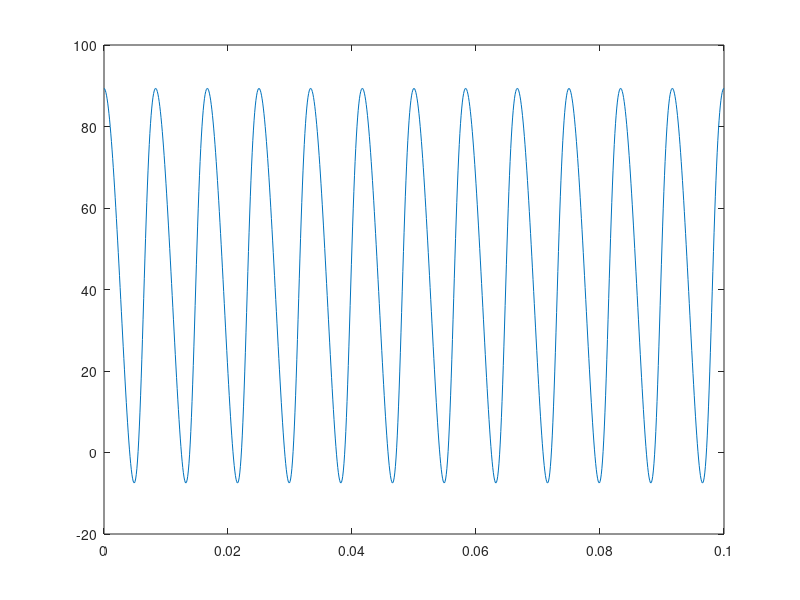

Here is the MATLAB script that generated this plot:
% Show how RF is modulated to generate sinusoidal Lorentz force
fm=120; % Hz modulation
dt=1e-4; % simulation time step
t=[0:1000]'*dt;
wm=2*pi*fm;
depth=0.7;  % unitless modulation depth of V^2
a=1-depth/2;
b=depth/2;
Vp = 16e6; % V cavity field at peak of modulation
V = Vp*sqrt(a + b*sin(wm*t));
% differentiate analytically
dVdt = Vp^2*b*wm*cos(wm*t)./(2*V);

% assume no detuning (or equivalently, an SEL that follows detuning
% without adding power) and no beam loading
wf = 2*pi*32;  % radians/sec cavity bandwidth
w0 = 2*pi*1300e6;  % radians/sec cavity center
RoverQ = 1036;  % Ohms
%R1 = (w0/wf/2)*RoverQ;  % Ohm coupling impedance
%K = (V+dVdt/wf)/(2*sqrt(R1));
k0 = 1/(2*sqrt(w0*RoverQ/2));
K = k0 * (V*sqrt(wf)+dVdt/sqrt(wf));
plot(t,K)
%plot(t,V,t,dVdt/wf)

% Forget Vp and k0 for a moment, let c=sqrt(wf), and
% f(t) = sqrt(1 + b*sin(wm*t))
% where we have assumed a=1 without loss of generality.
% K = f(t) * c + b*wm*cos(wm*t)./(2*f(t)) / c
% look for the peak value of K with t, and minimize w.r.t. c.
% Finding the peak requires solving a 4th order polynomial in sin(t).
% also set wm=1, will require rescaling of c to get sqrt(wf).

% sed -e 's/^% //' <<%eot | maxima -q; echo
% display2d:false;
% linel:1000;
% f(t):=sqrt(1+b*sin(t));
% d(t):=diff(f(t),t);
% d(t);
% s1:diff( f(t)*c + d(t)/c, t);
% s2:ratsimp(s1);
% s3:subst(x,sin(t),s2);
% s4:subst(sqrt(1-x^2),cos(t),s3);
% s5:ratsimp(s4);
% r1:num(s5);
% r2:subst(y,sqrt(1-x^2),r1);
% r3:rhs(first(solve(r2=0,y)));
% d1:denom(r3);
% n1:num(r3);
% r4:ratsimp(d1^2*(1-x^2)-n1^2);
%eot
